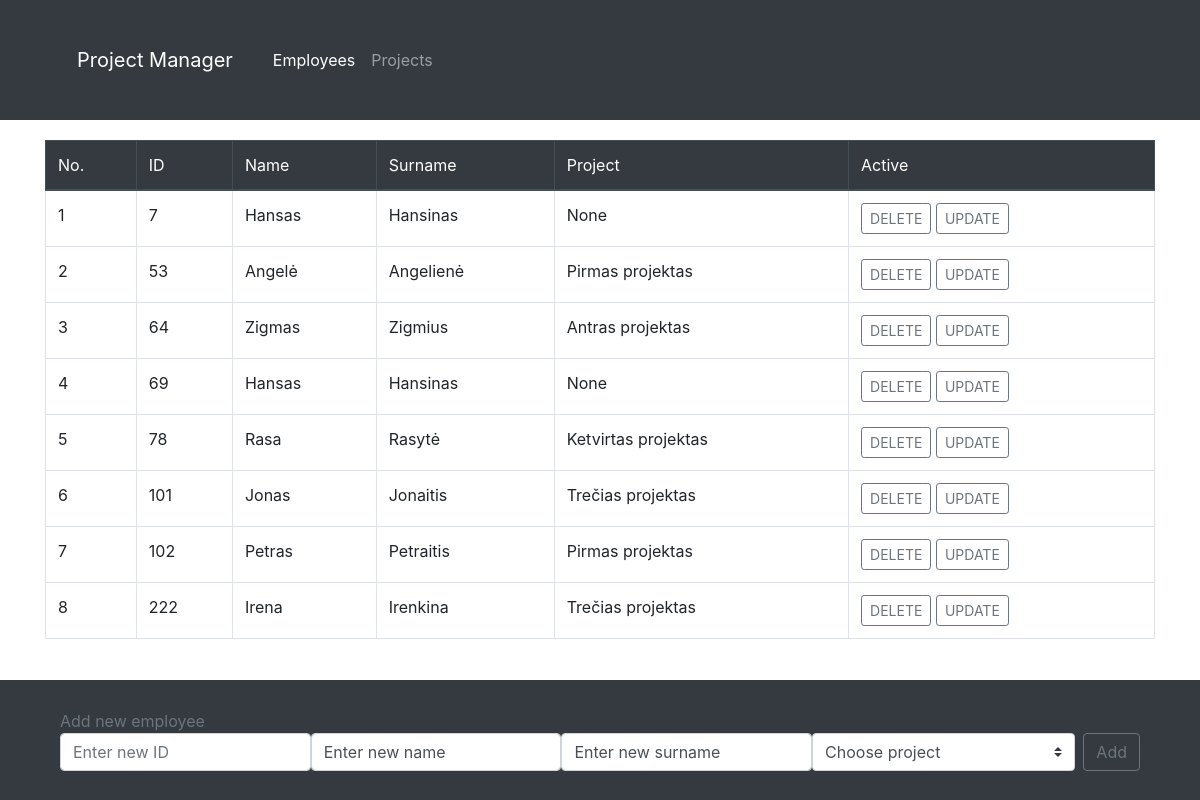
Page /employees.php on the earlier database version.
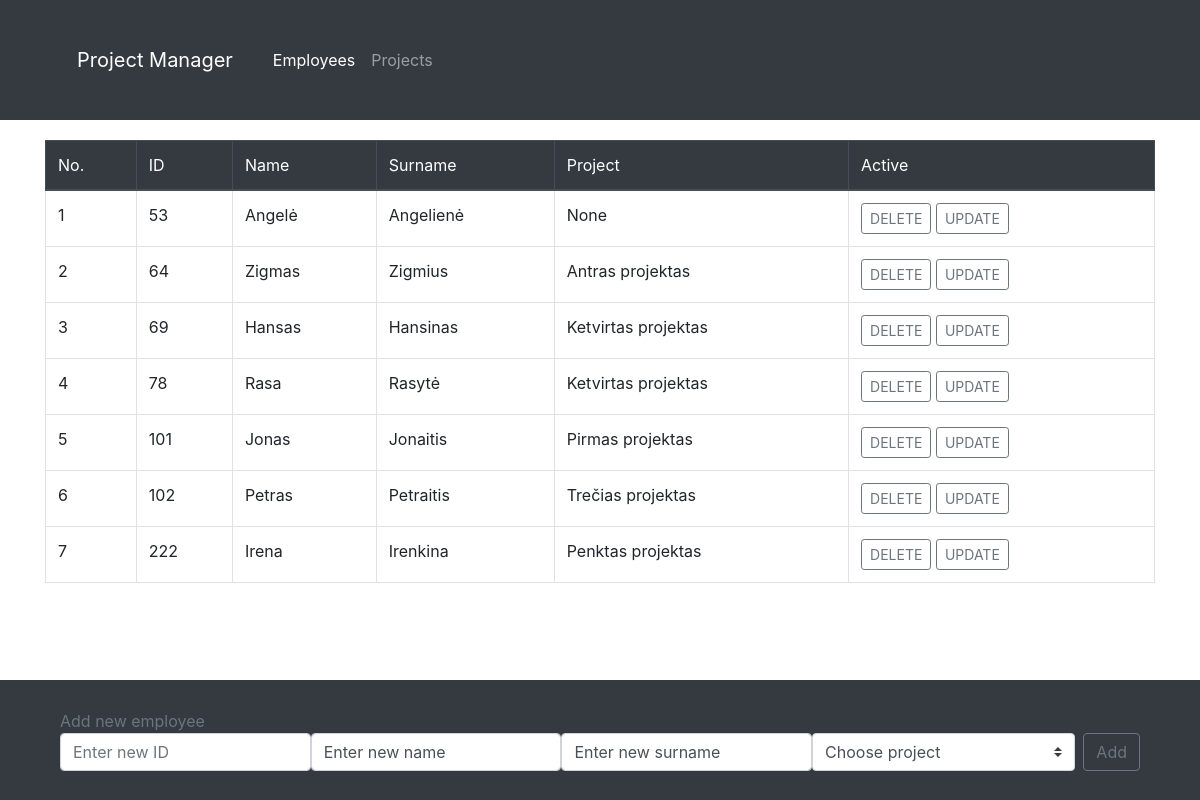
Same page on the later database version.
### tables this page shows
CREATE TABLE `employees` (
  `e_id` int(11) NOT NULL,
  `e_name` varchar(10) NOT NULL,
  `e_surname` varchar(30) NOT NULL,
  `e_project_id` int(11) DEFAULT NULL,
  PRIMARY KEY (`e_id`)
);

CREATE TABLE `projects` (
  `p_id` int(11) NOT NULL,
  `p_name` varchar(45) DEFAULT NULL,
  PRIMARY KEY (`p_id`)
);

### employees.php (the view, shortened to what this page needs)
<?php
$servername = "localhost";
$username = "root";
$password = "mysql";
$dbname = "pm_db";
$conn = mysqli_connect($servername, $username, $password, $dbname);
?>
<!DOCTYPE html>
<html lang="en">
<head>
    <link rel="stylesheet" href="styles/reset.css" />
    <link rel="stylesheet" href="https://cdn.jsdelivr.net/npm/bootstrap@4.5.3/dist/css/bootstrap.min.css" />
    <link rel="stylesheet" href="styles/pm_style.css" />
</head>
<body>
    <header>
        <div class="container">
            <nav class="navbar navbar-expand-lg navbar-dark bg-dark">
                <a class="navbar-brand nav-link" href="index.php">Project Manager</a>
                <ul class="navbar-nav">
                    <li class="nav-item ">
                        <a class="nav-link active" aria-current="page" href="employees.php">Employees</a>
                    </li>
                    <li class="nav-item">
                        <a class="nav-link" href="projects.php">Projects</a>
                    </li>
                </ul>
            </nav>
        </div>
    </header>
    <main class="overflow-auto">
        <div class="container">
            <?php
            $sql_empl = "SELECT e_id, e_name, e_surname, e_project_id FROM employees";
            $res_empl = mysqli_query($conn, $sql_empl);
            $sql_projects = "SELECT p_id, p_name FROM projects";
            if (mysqli_num_rows($res_empl) > 0) {
                print('<table class="table table-bordered">');
                print('<thead class="thead-dark">');
                print('<tr><th>No.</th><th>ID</th><th>Name</th><th>Surname</th><th>Project</th><th>Active</th></tr>');
                print('</thead>');
                print('<tbody>');
                $idx = 1;
                while ($row = mysqli_fetch_assoc($res_empl)) {
                    $prname = "None";
                    $match = false;
                    $res_pr = mysqli_query($conn, $sql_projects);
                    while ($prrow = mysqli_fetch_assoc($res_pr) and $match == false and $row["e_project_id"] > 0) {
                        if ($prrow["p_id"] == $row["e_project_id"]) {
                            $prname = $prrow["p_name"];
                            $match = true;
                        }
                    }
                    print('<tr>'
                        . '<td>' . $idx++ . '</td>'
                        . '<td>' . $row["e_id"] . '</td>'
                        . '<td>' . $row["e_name"] . '</td>'
                        . '<td>' . $row["e_surname"] . '</td>'
                        . '<td>' . $prname . '</td>'
                        . '<td>' . '<a href="?action=delete&id=' . $row["e_id"]
                        . '"><button class="btn btn-outline-secondary btn-sm">DELETE</button></a>'
                        . '<a href="?action=update&id=' . $row["e_id"]
                        . '">&nbsp<button class="btn btn-outline-secondary btn-sm">UPDATE</button></a>' . '</td>'
                        . '</tr>');
                }
                print('</tbody>');
                print('</table>');
            } else {
                echo "<script>alert('0 results!');</script>";
            }
            print('</div></main>');
            require_once('add_update_employee.php');
            ?>
</body>
</html>

Differences in the rows shown:
removed employees: e_id "7", e_name "Hansas", e_surname "Hansinas", prname "None"
changed employees "Angelė": projects.p_name "Pirmas projektas" → "None"
changed employees "Hansas": e_project.p_name "None" → "Ketvirtas projektas"
changed employees "Jonas": e_project.p_name "Trečias projektas" → "Pirmas projektas"
changed employees "Petras": e_project.p_name "Pirmas projektas" → "Trečias projektas"
changed employees "Irena": e_project.p_name "Trečias projektas" → "Penktas projektas"
